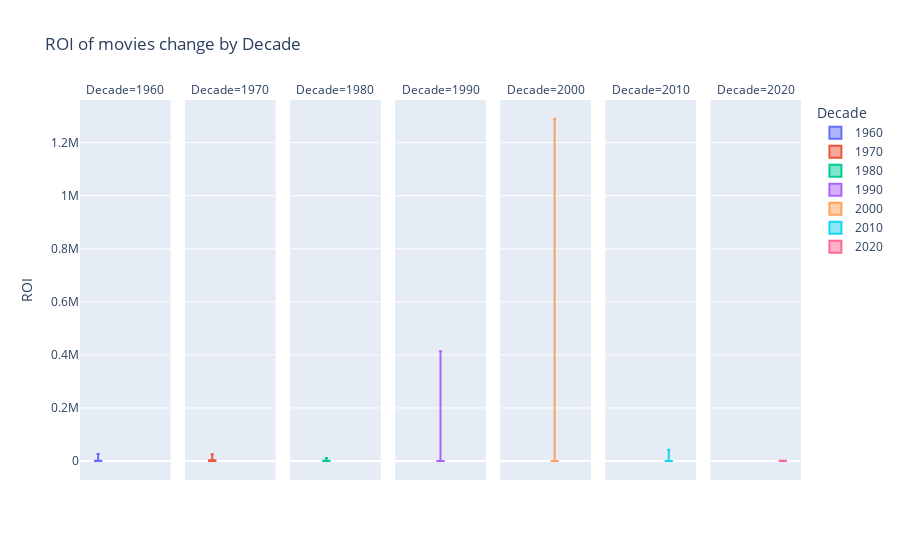

Notebook source saved alongside this figure:
### Code cell
fig = px.box(bayes_df.sort_values(by='Decade',ascending=True), 
             y="ROI", 
             title= 'ROI of movies change by Decade',
             facet_col = 'Decade', 
             points = False,
             color = 'Decade')
fig.show()

### Figure 1 — Plotly figure (JSON) as saved in the notebook; plotly's stock layout.template omitted (floating-point values rounded to 4 significant figures; data arrays with more than 128 entries replaced by an {"elided": "..."} marker saying what was removed)
{"data": [{"alignmentgroup": "True", "boxpoints": false, "hovertemplate": "Decade=1960<br>ROI=%{y}<extra></extra>", "legendgroup": "1960", "marker": {"color": "#636efa"}, "name": "1960", "notched": false, "offsetgroup": "1960", "orientation": "v", "showlegend": true, "type": "box", "x0": " ", "xaxis": "x", "y": [245, 481, 272, 506, 293, 433, 1043, 347, 26315, 575, 1244, 27, 462, 3710, 5146, 228, 1416, 128, 739, 327, 769, 500, 2567, 727, 572, 374, 380, 228, 275, 838, 6273, 1705, 3498, 3490, 350, 1016, 250, 2028, 294, 336, 1704, 1261, 10, 2091, 3965, 449, 234, 333, 2196, 501, 1174, 58, 833, 55, 456, 1368, 106, 4995, 726, 466, 380], "y0": " ", "yaxis": "y"}, {"alignmentgroup": "True", "boxpoints": false, "hovertemplate": "Decade=1970<br>ROI=%{y}<extra></extra>", "legendgroup": "1970", "marker": {"color": "#EF553B"}, "name": "1970", "notched": false, "offsetgroup": "1970", "orientation": "v", "showlegend": true, "type": "box", "x0": " ", "xaxis": "x2", "y": [1236, 1521, 859, 360, 1324, 623, 1877, 130, 6774, 1691, 513, 359, 2424, 313, 1754, 371, 11723, 672, 748, 277, 828, 2241, 830, 285, 1611, 190, 591, 1391, 8461, 115, 1328, 2891, 2592, 6200, 876, 18018, 956, 1257, 9407, 56, 397, 230, 2859, 3081, 5934, 276, 653, 219, 733, 836, 953, 408, 90, 712, 89, 3030, 1518, 25000, 2902, 2175, 600, 2286, 761, 2311, 393, 939, 2174, 618, 2666, 476, 2306, 1208, 139, 993, 10869, 6723, 333, 4084, 925, 500, 493, 179, 443, 210, 480, 2947, 545, 562, 563, 5516, 3632, 1393, 213, 3996, 181, 4600, 147, 7000, 333], "y0": " ", "yaxis": "y2"}, {"alignmentgroup": "True", "boxpoints": false, "hovertemplate": "Decade=1980<br>ROI=%{y}<extra></extra>", "legendgroup": "1980", "marker": {"color": "#00cc96"}, "name": "1980", "notched": false, "offsetgroup": "1980", "orientation": "v", "showlegend": true, "type": "box", "x0": " ", "xaxis": "x3", "y": {"elided": "291 int values"}, "y0": " ", "yaxis": "y3"}, {"alignmentgroup": "True", "boxpoints": false, "hovertemplate": "Decade=1990<br>ROI=%{y}<extra></extra>", "legendgroup": "1990", "marker": {"color": "#ab63fa"}, "name": "1990", "notched": false, "offsetgroup": "1990", "orientation": "v", "showlegend": true, "type": "box", "x0": " ", "xaxis": "x4", "y": {"elided": "558 int values"}, "y0": " ", "yaxis": "y4"}, {"alignmentgroup": "True", "boxpoints": false, "hovertemplate": "Decade=2000<br>ROI=%{y}<extra></extra>", "legendgroup": "2000", "marker": {"color": "#FFA15A"}, "name": "2000", "notched": false, "offsetgroup": "2000", "orientation": "v", "showlegend": true, "type": "box", "x0": " ", "xaxis": "x5", "y": {"elided": "1191 int values"}, "y0": " ", "yaxis": "y5"}, {"alignmentgroup": "True", "boxpoints": false, "hovertemplate": "Decade=2010<br>ROI=%{y}<extra></extra>", "legendgroup": "2010", "marker": {"color": "#19d3f3"}, "name": "2010", "notched": false, "offsetgroup": "2010", "orientation": "v", "showlegend": true, "type": "box", "x0": " ", "xaxis": "x6", "y": {"elided": "1193 int values"}, "y0": " ", "yaxis": "y6"}, {"alignmentgroup": "True", "boxpoints": false, "hovertemplate": "Decade=2020<br>ROI=%{y}<extra></extra>", "legendgroup": "2020", "marker": {"color": "#FF6692"}, "name": "2020", "notched": false, "offsetgroup": "2020", "orientation": "v", "showlegend": true, "type": "box", "x0": " ", "xaxis": "x7", "y": [46, 428, 1371], "y0": " ", "yaxis": "y7"}], "layout": {"annotations": [{"font": {}, "showarrow": false, "text": "Decade=1960", "x": 0.06286, "xanchor": "center", "xref": "paper", "y": 1, "yanchor": "bottom", "yref": "paper"}, {"font": {}, "showarrow": false, "text": "Decade=1970", "x": 0.2086, "xanchor": "center", "xref": "paper", "y": 1, "yanchor": "bottom", "yref": "paper"}, {"font": {}, "showarrow": false, "text": "Decade=1980", "x": 0.3543, "xanchor": "center", "xref": "paper", "y": 1, "yanchor": "bottom", "yref": "paper"}, {"font": {}, "showarrow": false, "text": "Decade=1990", "x": 0.5, "xanchor": "center", "xref": "paper", "y": 1, "yanchor": "bottom", "yref": "paper"}, {"font": {}, "showarrow": false, "text": "Decade=2000", "x": 0.6457, "xanchor": "center", "xref": "paper", "y": 1, "yanchor": "bottom", "yref": "paper"}, {"font": {}, "showarrow": false, "text": "Decade=2010", "x": 0.7914, "xanchor": "center", "xref": "paper", "y": 1, "yanchor": "bottom", "yref": "paper"}, {"font": {}, "showarrow": false, "text": "Decade=2020", "x": 0.9371, "xanchor": "center", "xref": "paper", "y": 1, "yanchor": "bottom", "yref": "paper"}], "autosize": true, "boxmode": "group", "legend": {"title": {"text": "Decade"}, "tracegroupgap": 0}, "title": {"text": "ROI of movies change by Decade"}, "xaxis": {"anchor": "y", "autorange": true, "domain": [0, 0.1257], "range": [-0.5, 0.5], "type": "category"}, "xaxis2": {"anchor": "y2", "autorange": true, "domain": [0.1457, 0.2714], "matches": "x", "range": [-0.5, 0.5], "type": "category"}, "xaxis3": {"anchor": "y3", "autorange": true, "domain": [0.2914, 0.4171], "matches": "x", "range": [-0.5, 0.5], "type": "category"}, "xaxis4": {"anchor": "y4", "autorange": true, "domain": [0.4371, 0.5629], "matches": "x", "range": [-0.5, 0.5], "type": "category"}, "xaxis5": {"anchor": "y5", "autorange": true, "domain": [0.5829, 0.7086], "matches": "x", "range": [-0.5, 0.5], "type": "category"}, "xaxis6": {"anchor": "y6", "autorange": true, "domain": [0.7286, 0.8543], "matches": "x", "range": [-0.5, 0.5], "type": "category"}, "xaxis7": {"anchor": "y7", "autorange": true, "domain": [0.8743, 1.0], "matches": "x", "range": [-0.5, 0.5], "type": "category"}, "yaxis": {"anchor": "x", "autorange": true, "domain": [0, 1], "range": [-71610.0, 1361000.0], "title": {"text": "ROI"}, "type": "linear"}, "yaxis2": {"anchor": "x2", "autorange": true, "domain": [0, 1], "matches": "y", "range": [-71610.0, 1361000.0], "showticklabels": false, "type": "linear"}, "yaxis3": {"anchor": "x3", "autorange": true, "domain": [0, 1], "matches": "y", "range": [-71610.0, 1361000.0], "showticklabels": false, "type": "linear"}, "yaxis4": {"anchor": "x4", "autorange": true, "domain": [0, 1], "matches": "y", "range": [-71610.0, 1361000.0], "showticklabels": false, "type": "linear"}, "yaxis5": {"anchor": "x5", "autorange": true, "domain": [0, 1], "matches": "y", "range": [-71610.0, 1361000.0], "showticklabels": false, "type": "linear"}, "yaxis6": {"anchor": "x6", "autorange": true, "domain": [0, 1], "matches": "y", "range": [-71610.0, 1361000.0], "showticklabels": false, "type": "linear"}, "yaxis7": {"anchor": "x7", "autorange": true, "domain": [0, 1], "matches": "y", "range": [-71610.0, 1361000.0], "showticklabels": false, "type": "linear"}}}
